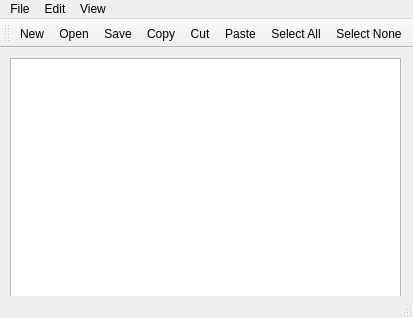
<?xml version="1.0" encoding="UTF-8"?>
<ui version="4.0">
 <class>MainWindow</class>
 <widget class="QMainWindow" name="MainWindow">
  <property name="geometry">
   <rect>
    <x>0</x>
    <y>0</y>
    <width>413</width>
    <height>318</height>
   </rect>
  </property>
  <property name="windowTitle">
   <string>MainWindow</string>
  </property>
  <widget class="QWidget" name="centralwidget">
   <widget class="QPlainTextEdit" name="plainTextEdit">
    <property name="geometry">
     <rect>
      <x>10</x>
      <y>10</y>
      <width>391</width>
      <height>281</height>
     </rect>
    </property>
   </widget>
  </widget>
  <widget class="QMenuBar" name="menubar">
   <property name="geometry">
    <rect>
     <x>0</x>
     <y>0</y>
     <width>413</width>
     <height>21</height>
    </rect>
   </property>
   <widget class="QMenu" name="menuFile">
    <property name="title">
     <string>File</string>
    </property>
    <addaction name="actionNew"/>
    <addaction name="actionOpen"/>
    <addaction name="actionSave"/>
    <addaction name="separator"/>
    <addaction name="actionExit"/>
   </widget>
   <widget class="QMenu" name="menuEdit">
    <property name="title">
     <string>Edit</string>
    </property>
    <addaction name="actionCopy"/>
    <addaction name="actionCut"/>
    <addaction name="actionPaste"/>
    <addaction name="actionSelect_All"/>
    <addaction name="actionSelect_None"/>
   </widget>
   <widget class="QMenu" name="menuView">
    <property name="title">
     <string>View</string>
    </property>
    <addaction name="actionToolbar_Top"/>
    <addaction name="actionToolbar_Bottom"/>
    <addaction name="actionToolbar_Left"/>
    <addaction name="actionToolbar_Right"/>
    <addaction name="separator"/>
    <addaction name="actionToolbar_Floatable"/>
    <addaction name="actionToolbar_Movable"/>
   </widget>
   <addaction name="menuFile"/>
   <addaction name="menuEdit"/>
   <addaction name="menuView"/>
  </widget>
  <widget class="QStatusBar" name="statusbar"/>
  <widget class="QToolBar" name="toolBar">
   <property name="windowTitle">
    <string>toolBar</string>
   </property>
   <attribute name="toolBarArea">
    <enum>TopToolBarArea</enum>
   </attribute>
   <attribute name="toolBarBreak">
    <bool>false</bool>
   </attribute>
   <addaction name="actionNew"/>
   <addaction name="actionOpen"/>
   <addaction name="actionSave"/>
   <addaction name="actionCopy"/>
   <addaction name="actionCut"/>
   <addaction name="actionPaste"/>
   <addaction name="actionSelect_All"/>
   <addaction name="actionSelect_None"/>
  </widget>
  <action name="actionNew">
   <property name="icon">
    <iconset resource="Resources.qrc">
     <normaloff>:/resource/images/new.png</normaloff>:/resource/images/new.png</iconset>
   </property>
   <property name="text">
    <string>New</string>
   </property>
  </action>
  <action name="actionSave">
   <property name="icon">
    <iconset resource="Resources.qrc">
     <normaloff>:/resource/images/save.png</normaloff>:/resource/images/save.png</iconset>
   </property>
   <property name="text">
    <string>Save</string>
   </property>
  </action>
  <action name="actionOpen">
   <property name="icon">
    <iconset resource="Resources.qrc">
     <normaloff>:/resource/images/open.png</normaloff>:/resource/images/open.png</iconset>
   </property>
   <property name="text">
    <string>Open</string>
   </property>
  </action>
  <action name="actionExit">
   <property name="text">
    <string>Exit</string>
   </property>
  </action>
  <action name="actionCopy">
   <property name="icon">
    <iconset resource="Resources.qrc">
     <normaloff>:/resource/images/copy.png</normaloff>:/resource/images/copy.png</iconset>
   </property>
   <property name="text">
    <string>Copy</string>
   </property>
  </action>
  <action name="actionCut">
   <property name="icon">
    <iconset resource="Resources.qrc">
     <normaloff>:/resource/images/cut.png</normaloff>:/resource/images/cut.png</iconset>
   </property>
   <property name="text">
    <string>Cut</string>
   </property>
  </action>
  <action name="actionPaste">
   <property name="icon">
    <iconset resource="Resources.qrc">
     <normaloff>:/resource/images/paste.png</normaloff>:/resource/images/paste.png</iconset>
   </property>
   <property name="text">
    <string>Paste</string>
   </property>
  </action>
  <action name="actionSelect_All">
   <property name="icon">
    <iconset resource="Resources.qrc">
     <normaloff>:/resource/images/selectall.png</normaloff>:/resource/images/selectall.png</iconset>
   </property>
   <property name="text">
    <string>Select All</string>
   </property>
  </action>
  <action name="actionSelect_None">
   <property name="icon">
    <iconset resource="Resources.qrc">
     <normaloff>:/resource/images/selectnone.png</normaloff>:/resource/images/selectnone.png</iconset>
   </property>
   <property name="text">
    <string>Select None</string>
   </property>
  </action>
  <action name="actionToolbar_Top">
   <property name="text">
    <string>Toolbar Top</string>
   </property>
  </action>
  <action name="actionToolbar_Bottom">
   <property name="text">
    <string>Toolbar Bottom</string>
   </property>
  </action>
  <action name="actionToolbar_Left">
   <property name="text">
    <string>Toolbar Left</string>
   </property>
  </action>
  <action name="actionToolbar_Right">
   <property name="text">
    <string>Toolbar Right</string>
   </property>
  </action>
  <action name="actionToolbar_Floatable">
   <property name="checkable">
    <bool>true</bool>
   </property>
   <property name="text">
    <string>Toolbar Floatable</string>
   </property>
  </action>
  <action name="actionToolbar_Movable">
   <property name="checkable">
    <bool>true</bool>
   </property>
   <property name="text">
    <string>Toolbar Movable</string>
   </property>
  </action>
 </widget>
 <resources>
  <include location="Resources.qrc"/>
 </resources>
 <connections/>
</ui>
